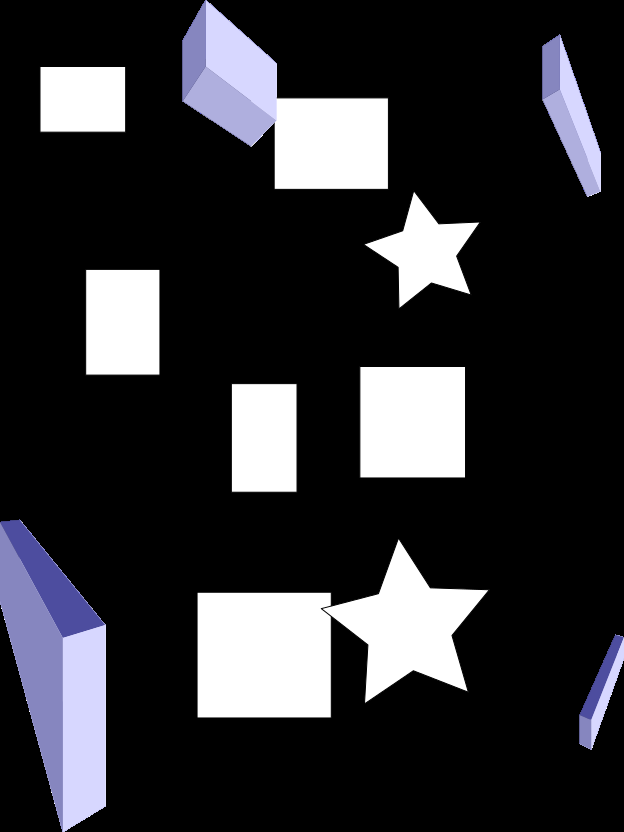
//> input picture findrect/rectanglereference.png, 624 x 832 px
$ ./findrect   (built with g++ and OpenCV 4)
//> lines starting //> are read from the running program, lines starting //| are printed output that depends on the picture; after the words box and inside, x2 and y2 are one past the last pixel; in counts of white or black regions, pixels touching at a corner belong together
#include <stdio.h>
#include <iostream>
#include <cv.h>
#include <highgui.h>

#include "opencv2/core/core.hpp"
#include "opencv2/features2d/features2d.hpp"
#include "opencv2/highgui/highgui.hpp"
#include "opencv2/calib3d/calib3d.hpp"
#include "opencv2/nonfree/nonfree.hpp"
using namespace cv;

const float kRescaleFactor = 0.35;

int main()
{
    cv::Mat input = cv::imread("rectanglereference.png");
//> input is the input picture: 832 rows x 624 cols, CV_8UC3; mean B, G, R 52.6, 48.9, 48.9

    // convert to grayscale (you could load as grayscale instead)
    cv::Mat gray;
    cv::cvtColor(input,gray, CV_BGR2GRAY);
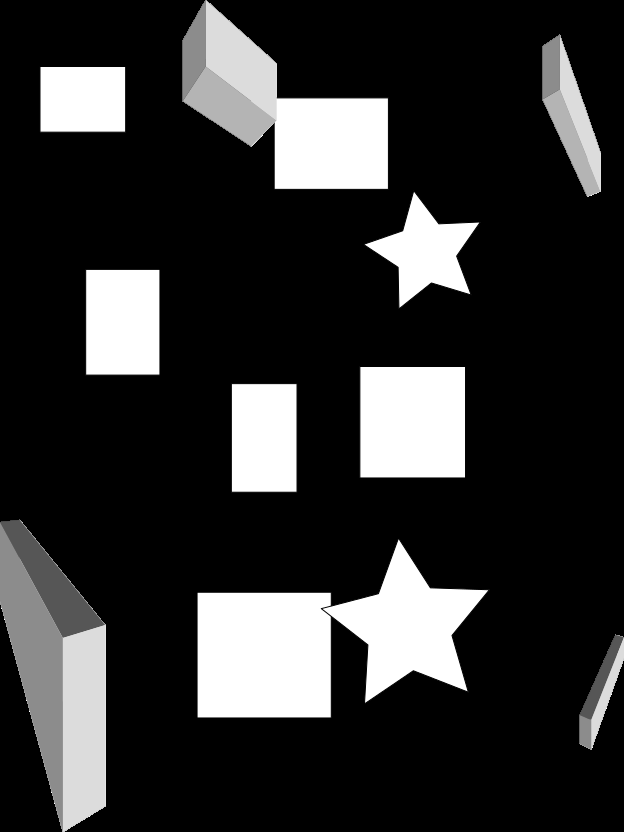
//> gray: 832 rows x 624 cols, CV_8UC1; min 0, max 255, mean 49.3

    // compute mask (you could use a simple threshold if the image is always as good as the one you provided)
    cv::Mat mask;
    cv::threshold(gray, mask, 0, 255, CV_THRESH_BINARY_INV | CV_THRESH_OTSU);
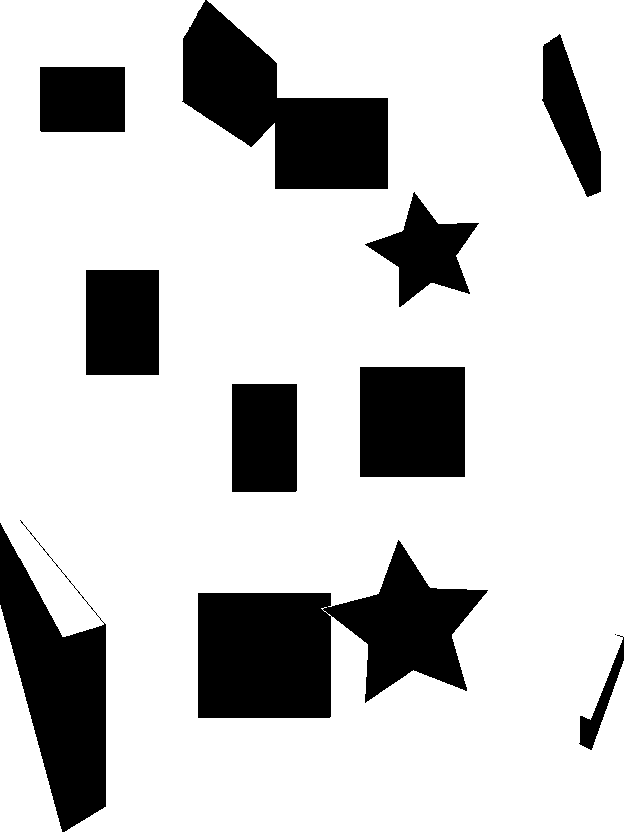
//> mask: 832 rows x 624 cols, CV_8UC1; 79.2% white; 11 black regions (1 under 20 px)

    // find contours (if always so easy to segment as your image, you could just add the black/rect pixels to a vector)
    std::vector<std::vector<cv::Point> > contours;
    std::vector<cv::Vec4i> hierarchy;
    cv::findContours(mask,contours, CV_RETR_EXTERNAL, CV_CHAIN_APPROX_SIMPLE);
//> contours = 2 contours; box (x1, y1, x2, y2) and area: (0, 0, 624, 832) 472510, (0, 605, 62, 832) 6866

    /// Draw contours and find biggest contour (if there are other contours in the image, we assume the biggest one is the desired rect)
    // drawing here is only for demonstration!
    int biggestContourIdx = -1;
    float biggestContourArea = 0;
    cv::Mat drawing = cv::Mat::zeros( mask.size(), CV_8UC3 );
    for( int i = 0; i< contours.size(); i++ )
    {
        cv::Scalar color = cv::Scalar(0, 100, 0);
        drawContours( drawing, contours, i, color, 1, 8, hierarchy, 0, cv::Point() );

        float ctArea= cv::contourArea(contours[i]);
        if(ctArea > biggestContourArea)
        {
            biggestContourArea = ctArea;
            biggestContourIdx = i;
        }
    }
//> this loop made 2 passes
//> (ctArea, biggestContourArea) on passes 1 to 2: (6866.5, 6866.5), (472510.5, 472510.5)
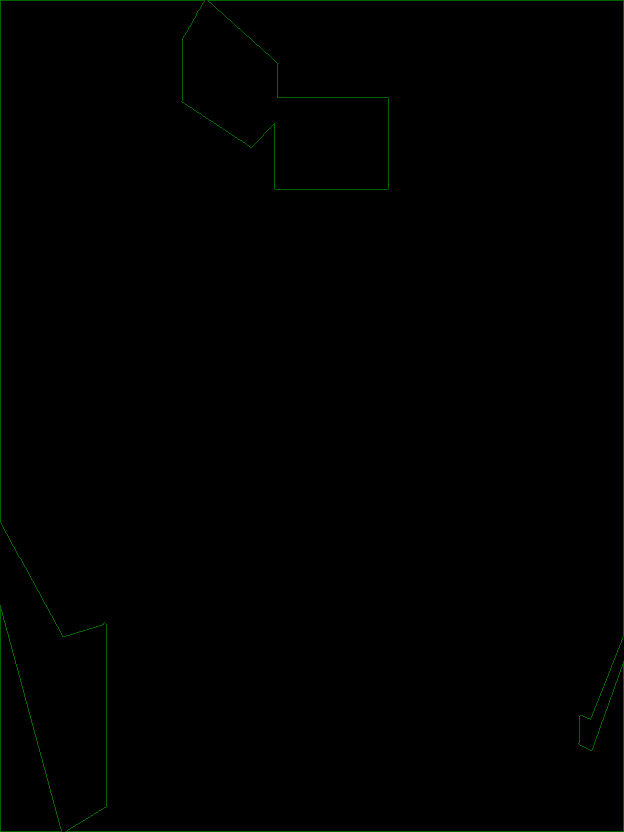
//> drawing: 832 rows x 624 cols, CV_8UC3; mean B, G, R 0, 0.8, 0
//> after the loop, biggestContourArea = 472510.5; biggestContourIdx = 1

    // if no contour found
    if(biggestContourIdx < 0)
    {
        std::cout << "no contour found" << std::endl;
        return 1;
    }

    // compute the rotated bounding rect of the biggest contour! (this is the part that does what you want/need)
    cv::RotatedRect boundingBox = cv::minAreaRect(contours[biggestContourIdx]);
//> boundingBox = centre (311.5, 415.5), size (831, 623), angle -90
    // one thing to remark: this will compute the OUTER boundary box, so maybe you have to erode/dilate if you want something between the ragged lines


    // draw the rotated rect
    cv::Point2f corners[4];
    boundingBox.points(corners);
//> corners = 4 Points (x, y): [623, 831], [0, 831], [0, 0], [623, 0]
    cv::line(drawing, corners[0], corners[1], cv::Scalar(255,255,255));
    cv::line(drawing, corners[1], corners[2], cv::Scalar(255,255,255));
    cv::line(drawing, corners[2], corners[3], cv::Scalar(255,255,255));
    cv::line(drawing, corners[3], corners[0], cv::Scalar(255,255,255));
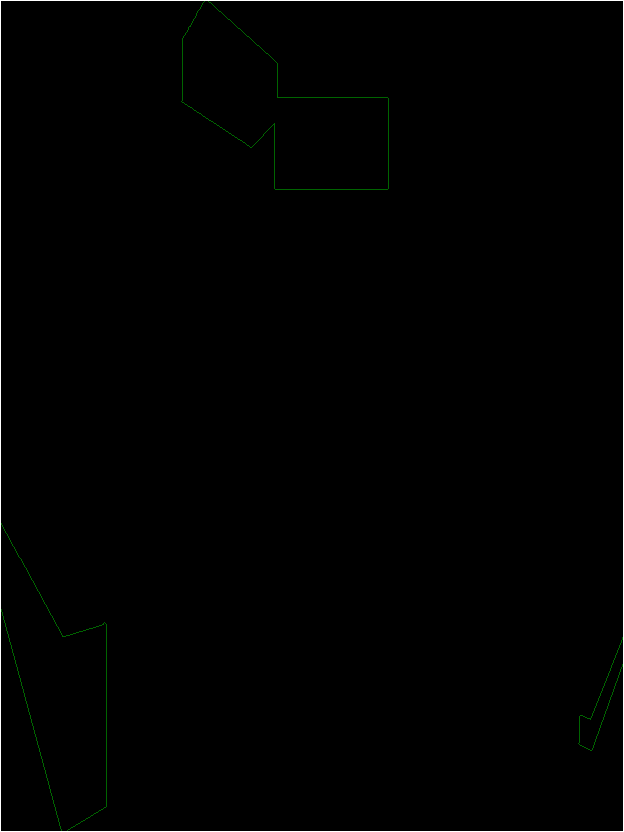
//> drawing: 832 rows x 624 cols, CV_8UC3; mean B, G, R 1.4, 1.7, 1.4

    // display
    cv::imshow("input", input);
    cv::imshow("drawing", drawing);
    cv::waitKey(0);

    cv::imwrite("rotatedRect.png",drawing);

    return 0;
}
